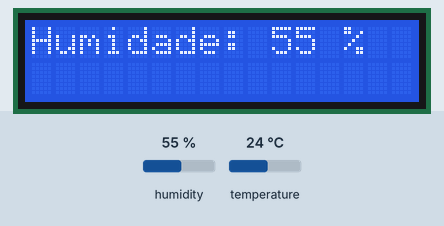
Bench run of a sketch on a simulated Arduino Uno, built with avr-gcc and run on an emulated ATmega328P. Parts: 16×2 character LCD. Inputs (shaded band) come from the test bench; at power-on: humidity 55 %, temperature 24 °C. What the sketch prints to the serial monitor is not drawn.

Above: at 1.2 s.
1.3 s: humidity set to 22 %
At 7.5 s:
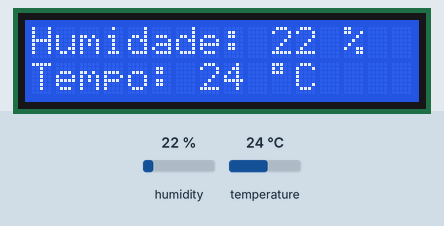
8.1 s: temperature set to 12 °C
At 15.7 s:
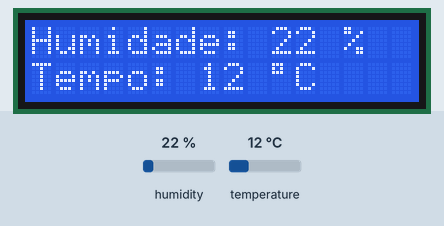
16.7 s: humidity set to 40 %
At 19.5 s:
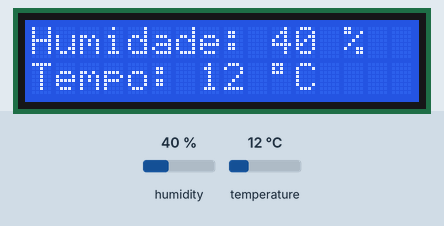
23.5 s: temperature set to 19 °C
At 27.6 s:
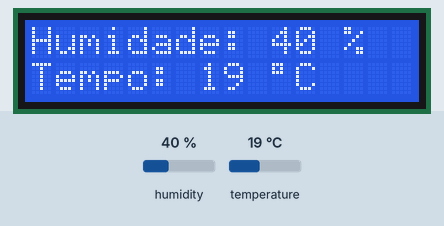
Timing chart, 0 to 29.1 s (numbered marks = the images above; inputs shaded):
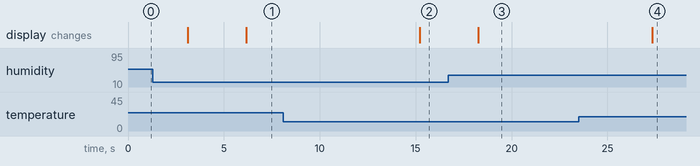

Measured:
- after the input at 1.3 s, the display: first differs from a run without the input after 4.9 s (image 1)
- after the input at 8.1 s, the display: changes after 7.1 s (image 2)
- after the input at 16.7 s, the display: changes after 1.6 s (image 3)
- after the input at 23.5 s, the display: changes after 3.8 s (image 4)

The sketch:

temp.humidity.ino
```cpp
#include "DHT.h"
#define DHTPIN 2
# define DHTTYPE DHT11

DHT dht(DHTPIN, DHTTYPE);

#include <Wire.h>
#include <LiquidCrystal_I2C.h>

LiquidCrystal_I2C lcd(0x27, 16, 2);

void setup() {
  Serial.begin(9600);
  Serial.println(F("DHTxx teste!"));

  dht.begin();

  lcd.begin();

}

void loop() {
  float h = dht.readHumidity();
  float t = dht.readTemperature();

  // Verificando se alguma temp falhou
  if (isnan(h) || isnan(t)) {
    Serial.println(F("Falha de leitura do sensor DHT!"));
    return;
  }

  float hic = dht.computeHeatIndex(t, h, false);

  Serial.print(F("Umidade: "));
  Serial.print(h);
  Serial.print(F("%  Temperatura: "));
  Serial.print(t);
  Serial.print(F("°C "));

  lcd.setBacklight(HIGH);

  lcd.setCursor(0, 0);
  lcd.print(F("Humidade: "));
  lcd.setCursor(10, 0);
  lcd.print(round(h));
  lcd.setCursor(12, 0);
  lcd.print(F(" %"));
  delay(3000);

  lcd.setCursor(0, 1);
  lcd.print(F("Tempo: "));
  lcd.setCursor(7, 1);
  lcd.print(round(t));
  lcd.setCursor(9, 1);
  lcd.write(32);  // espaço
  lcd.write(223); // °
  lcd.print(F("C"));
  delay(3000);
}
```
